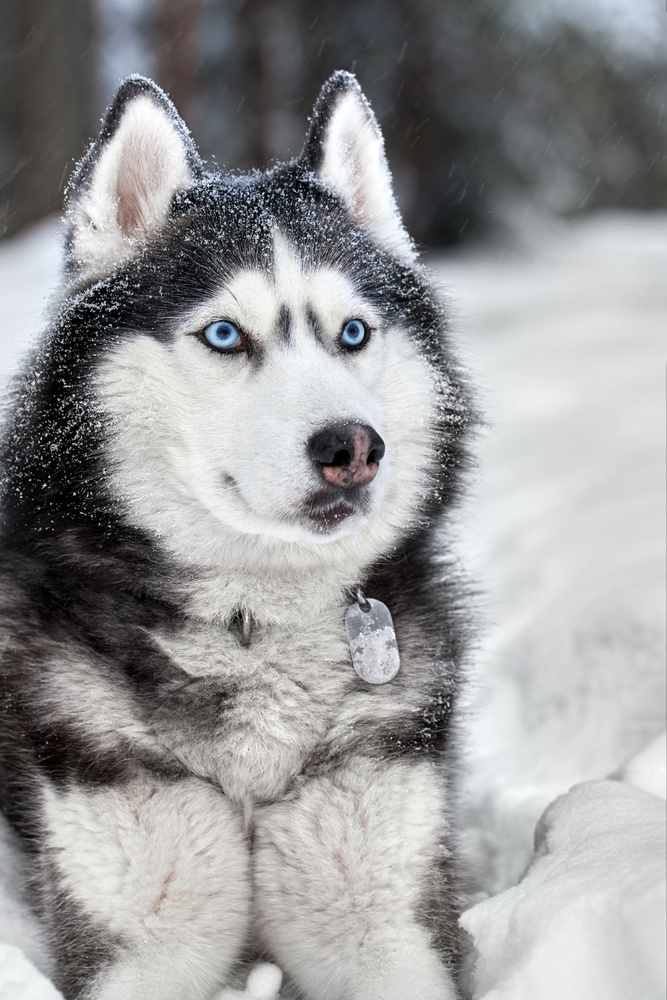
%> input picture Dog.jpg, 667 x 1000 px, shrunk from 1365 x 2048 before the run
$ octave Lab2_5.m   (GNU Octave 9; MATLAB toolbox functions it lacks are replaced by stand-ins)
%> lines starting %> are read from the running program, lines starting %| are printed output that depends on the picture
x1 = imread('Dog.jpg');
%> x1 is the input picture: size 1000x667x3 uint8; mean R, G, B 152.9, 153.1, 153.6
x3 = imread('Bird.jpg');
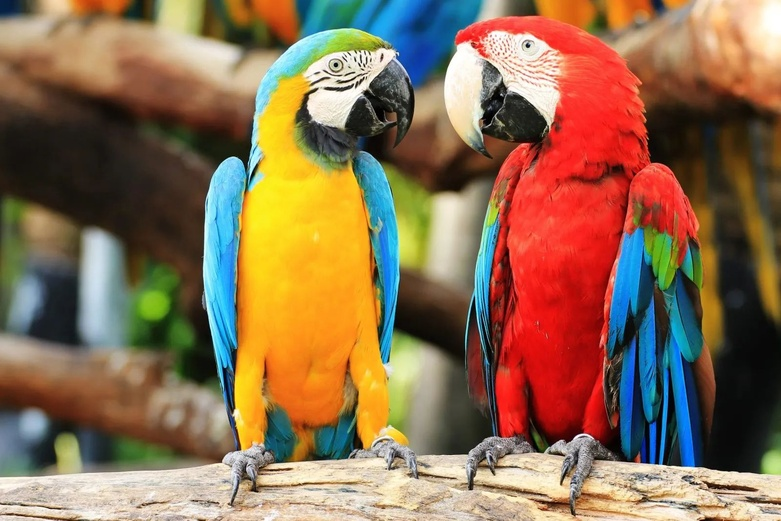
%> input picture Bird.jpg, 781 x 521 px, shrunk from 1600 x 1066 before the run
%> x3 is the input picture: size 521x781x3 uint8; mean R, G, B 139.9, 110, 81.6
dog = (x1);
bird = (x3);
x2=imadjust(dog,[],[],0.3);
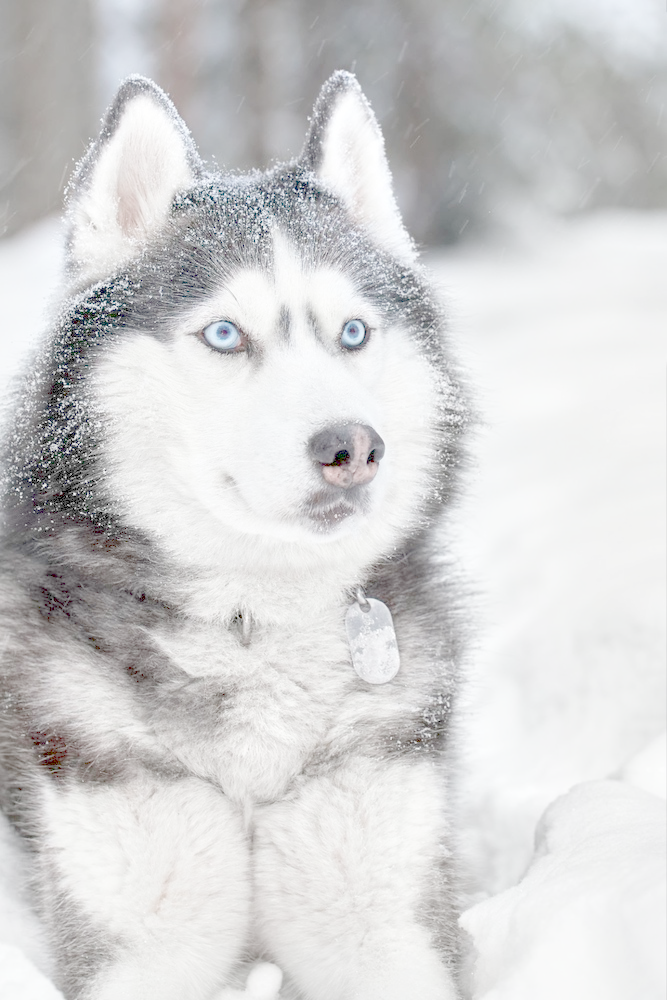
%> x2: size 1000x667x3 uint8; mean R, G, B 211.3, 211.2, 211.6
x4=imadjust(bird,[],[],1.5);
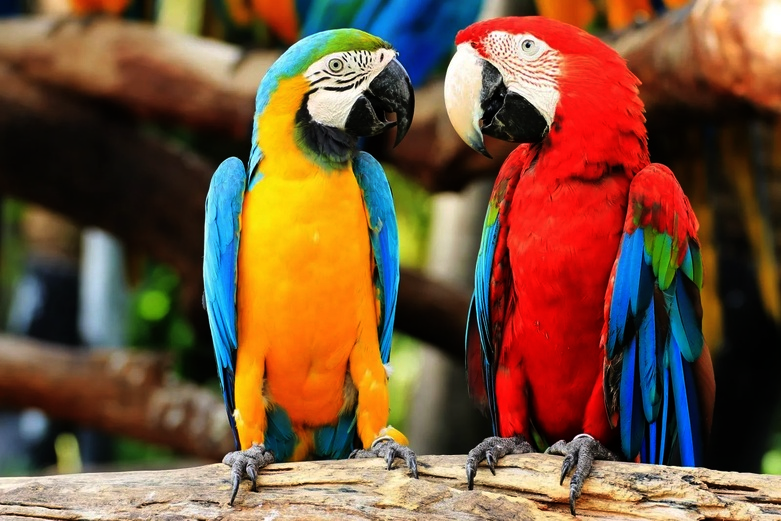
%> x4: size 521x781x3 uint8; mean R, G, B 118.7, 83.8, 58.7
figure,imshow(x2)
figure,imshow(x4)
